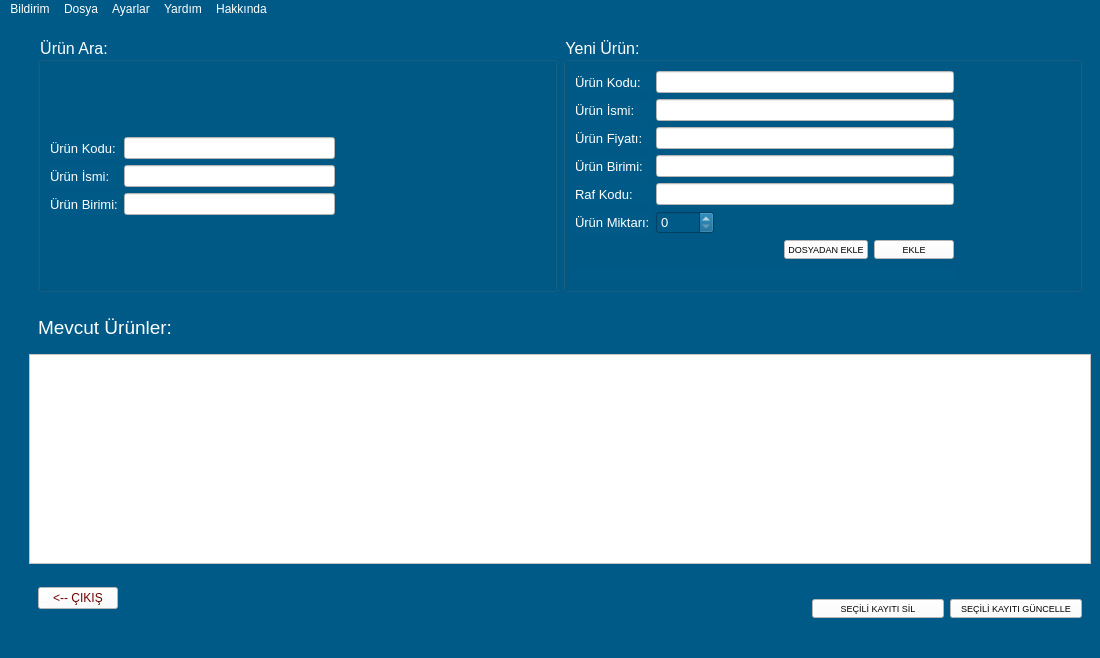
<?xml version="1.0" encoding="UTF-8"?>
<ui version="4.0">
 <class>DepoEkrani</class>
 <widget class="QMainWindow" name="DepoEkrani">
  <property name="geometry">
   <rect>
    <x>0</x>
    <y>0</y>
    <width>1100</width>
    <height>658</height>
   </rect>
  </property>
  <property name="windowTitle">
   <string>SDT ERP YAZILIMI DEPO MODÜLÜ</string>
  </property>
  <property name="windowOpacity">
   <double>1.000000000000000</double>
  </property>
  <property name="toolTip">
   <string/>
  </property>
  <property name="autoFillBackground">
   <bool>false</bool>
  </property>
  <property name="styleSheet">
   <string notr="true">background-color: rgb(0, 90, 135);


selection-background-color: rgb(255, 255, 255);
color: rgb(255, 255, 255);
selection-color: rgb(0, 0, 0);</string>
  </property>
  <property name="toolButtonStyle">
   <enum>Qt::ToolButtonIconOnly</enum>
  </property>
  <widget class="QWidget" name="centralwidget">
   <layout class="QGridLayout" name="gridLayout_6">
    <item row="2" column="0">
     <spacer name="verticalSpacer_2">
      <property name="orientation">
       <enum>Qt::Vertical</enum>
      </property>
      <property name="sizeHint" stdset="0">
       <size>
        <width>20</width>
        <height>40</height>
       </size>
      </property>
     </spacer>
    </item>
    <item row="3" column="0">
     <spacer name="verticalSpacer_3">
      <property name="orientation">
       <enum>Qt::Vertical</enum>
      </property>
      <property name="sizeHint" stdset="0">
       <size>
        <width>20</width>
        <height>40</height>
       </size>
      </property>
     </spacer>
    </item>
    <item row="0" column="1">
     <widget class="QWidget" name="widget" native="true">
      <layout class="QHBoxLayout" name="horizontalLayout_2">
       <item>
        <widget class="QGroupBox" name="groupBox_2">
         <property name="font">
          <font>
           <pointsize>12</pointsize>
          </font>
         </property>
         <property name="title">
          <string>Ürün Ara:</string>
         </property>
         <layout class="QGridLayout" name="gridLayout">
          <item row="0" column="3">
           <spacer name="verticalSpacer">
            <property name="orientation">
             <enum>Qt::Vertical</enum>
            </property>
            <property name="sizeHint" stdset="0">
             <size>
              <width>20</width>
              <height>40</height>
             </size>
            </property>
           </spacer>
          </item>
          <item row="4" column="3">
           <spacer name="verticalSpacer_5">
            <property name="orientation">
             <enum>Qt::Vertical</enum>
            </property>
            <property name="sizeHint" stdset="0">
             <size>
              <width>20</width>
              <height>40</height>
             </size>
            </property>
           </spacer>
          </item>
          <item row="1" column="2">
           <widget class="QLabel" name="label_7">
            <property name="font">
             <font>
              <pointsize>10</pointsize>
             </font>
            </property>
            <property name="text">
             <string>Ürün Kodu:</string>
            </property>
           </widget>
          </item>
          <item row="3" column="3">
           <widget class="QLineEdit" name="tf_urunBrAra">
            <property name="styleSheet">
             <string notr="true">background-color: rgb(255, 255, 255);
color: rgb(0, 0, 0);
</string>
            </property>
           </widget>
          </item>
          <item row="3" column="2">
           <widget class="QLabel" name="label_10">
            <property name="font">
             <font>
              <pointsize>10</pointsize>
             </font>
            </property>
            <property name="text">
             <string>Ürün Birimi:</string>
            </property>
           </widget>
          </item>
          <item row="2" column="3">
           <widget class="QLineEdit" name="tf_urunIsmiAra">
            <property name="styleSheet">
             <string notr="true">background-color: rgb(255, 255, 255);
color: rgb(0, 0, 0);</string>
            </property>
           </widget>
          </item>
          <item row="2" column="2">
           <widget class="QLabel" name="label_8">
            <property name="font">
             <font>
              <pointsize>10</pointsize>
             </font>
            </property>
            <property name="text">
             <string>Ürün İsmi:</string>
            </property>
           </widget>
          </item>
          <item row="2" column="4">
           <spacer name="horizontalSpacer">
            <property name="orientation">
             <enum>Qt::Horizontal</enum>
            </property>
            <property name="sizeHint" stdset="0">
             <size>
              <width>40</width>
              <height>20</height>
             </size>
            </property>
           </spacer>
          </item>
          <item row="1" column="3">
           <widget class="QLineEdit" name="tf_urunKodAra">
            <property name="styleSheet">
             <string notr="true">background-color: rgb(255, 255, 255);
color: rgb(0, 0, 0);</string>
            </property>
           </widget>
          </item>
         </layout>
        </widget>
       </item>
       <item>
        <widget class="QGroupBox" name="groupBox">
         <property name="font">
          <font>
           <pointsize>12</pointsize>
          </font>
         </property>
         <property name="title">
          <string>Yeni Ürün:</string>
         </property>
         <layout class="QGridLayout" name="gridLayout_2">
          <item row="6" column="1">
           <widget class="QSpinBox" name="sp_urunMiktar">
            <property name="font">
             <font>
              <pointsize>10</pointsize>
             </font>
            </property>
           </widget>
          </item>
          <item row="7" column="2">
           <spacer name="horizontalSpacer_15">
            <property name="orientation">
             <enum>Qt::Horizontal</enum>
            </property>
            <property name="sizeHint" stdset="0">
             <size>
              <width>40</width>
              <height>20</height>
             </size>
            </property>
           </spacer>
          </item>
          <item row="2" column="5">
           <spacer name="horizontalSpacer_4">
            <property name="orientation">
             <enum>Qt::Horizontal</enum>
            </property>
            <property name="sizeHint" stdset="0">
             <size>
              <width>40</width>
              <height>20</height>
             </size>
            </property>
           </spacer>
          </item>
          <item row="7" column="3">
           <widget class="QPushButton" name="btn_dosya">
            <property name="font">
             <font>
              <pointsize>7</pointsize>
             </font>
            </property>
            <property name="styleSheet">
             <string notr="true">
color: rgb(0, 0, 0);
background-color: rgb(255, 255, 255);</string>
            </property>
            <property name="text">
             <string>DOSYADAN EKLE</string>
            </property>
           </widget>
          </item>
          <item row="7" column="0">
           <spacer name="horizontalSpacer_13">
            <property name="orientation">
             <enum>Qt::Horizontal</enum>
            </property>
            <property name="sizeHint" stdset="0">
             <size>
              <width>40</width>
              <height>20</height>
             </size>
            </property>
           </spacer>
          </item>
          <item row="6" column="4">
           <spacer name="horizontalSpacer_18">
            <property name="orientation">
             <enum>Qt::Horizontal</enum>
            </property>
            <property name="sizeHint" stdset="0">
             <size>
              <width>40</width>
              <height>20</height>
             </size>
            </property>
           </spacer>
          </item>
          <item row="6" column="3">
           <spacer name="horizontalSpacer_17">
            <property name="orientation">
             <enum>Qt::Horizontal</enum>
            </property>
            <property name="sizeHint" stdset="0">
             <size>
              <width>40</width>
              <height>20</height>
             </size>
            </property>
           </spacer>
          </item>
          <item row="6" column="5">
           <spacer name="horizontalSpacer_19">
            <property name="orientation">
             <enum>Qt::Horizontal</enum>
            </property>
            <property name="sizeHint" stdset="0">
             <size>
              <width>40</width>
              <height>20</height>
             </size>
            </property>
           </spacer>
          </item>
          <item row="7" column="4">
           <widget class="QPushButton" name="pushButton">
            <property name="font">
             <font>
              <pointsize>7</pointsize>
             </font>
            </property>
            <property name="styleSheet">
             <string notr="true">color: rgb(0, 0, 0);
background-color: rgb(255, 255, 255);</string>
            </property>
            <property name="text">
             <string>EKLE</string>
            </property>
           </widget>
          </item>
          <item row="6" column="6">
           <spacer name="horizontalSpacer_20">
            <property name="orientation">
             <enum>Qt::Horizontal</enum>
            </property>
            <property name="sizeHint" stdset="0">
             <size>
              <width>40</width>
              <height>20</height>
             </size>
            </property>
           </spacer>
          </item>
          <item row="6" column="2">
           <spacer name="horizontalSpacer_16">
            <property name="orientation">
             <enum>Qt::Horizontal</enum>
            </property>
            <property name="sizeHint" stdset="0">
             <size>
              <width>40</width>
              <height>20</height>
             </size>
            </property>
           </spacer>
          </item>
          <item row="7" column="1">
           <spacer name="horizontalSpacer_14">
            <property name="orientation">
             <enum>Qt::Horizontal</enum>
            </property>
            <property name="sizeHint" stdset="0">
             <size>
              <width>40</width>
              <height>20</height>
             </size>
            </property>
           </spacer>
          </item>
          <item row="2" column="6">
           <spacer name="horizontalSpacer_5">
            <property name="orientation">
             <enum>Qt::Horizontal</enum>
            </property>
            <property name="sizeHint" stdset="0">
             <size>
              <width>40</width>
              <height>20</height>
             </size>
            </property>
           </spacer>
          </item>
          <item row="8" column="0" colspan="5">
           <widget class="QLabel" name="lbl_message">
            <property name="text">
             <string/>
            </property>
           </widget>
          </item>
          <item row="1" column="1" colspan="4">
           <widget class="QLineEdit" name="tf_urunIsmi">
            <property name="styleSheet">
             <string notr="true">background-color: rgb(255, 255, 255);
color: rgb(0, 0, 0);</string>
            </property>
           </widget>
          </item>
          <item row="0" column="1" colspan="4">
           <widget class="QLineEdit" name="tf_urunKodu">
            <property name="styleSheet">
             <string notr="true">background-color: rgb(255, 255, 255);
color: rgb(0, 0, 0);
</string>
            </property>
           </widget>
          </item>
          <item row="0" column="0">
           <widget class="QLabel" name="label_2">
            <property name="font">
             <font>
              <pointsize>10</pointsize>
             </font>
            </property>
            <property name="text">
             <string>Ürün Kodu:</string>
            </property>
           </widget>
          </item>
          <item row="2" column="0">
           <widget class="QLabel" name="label_4">
            <property name="font">
             <font>
              <pointsize>10</pointsize>
             </font>
            </property>
            <property name="text">
             <string>Ürün Fiyatı:</string>
            </property>
           </widget>
          </item>
          <item row="3" column="0">
           <widget class="QLabel" name="label_5">
            <property name="font">
             <font>
              <pointsize>10</pointsize>
             </font>
            </property>
            <property name="text">
             <string>Ürün Birimi:</string>
            </property>
           </widget>
          </item>
          <item row="1" column="0">
           <widget class="QLabel" name="label_3">
            <property name="font">
             <font>
              <pointsize>10</pointsize>
             </font>
            </property>
            <property name="text">
             <string>Ürün İsmi:</string>
            </property>
           </widget>
          </item>
          <item row="6" column="0">
           <widget class="QLabel" name="label_6">
            <property name="font">
             <font>
              <pointsize>10</pointsize>
             </font>
            </property>
            <property name="text">
             <string>Ürün Miktarı:</string>
            </property>
           </widget>
          </item>
          <item row="3" column="1" colspan="4">
           <widget class="QLineEdit" name="tf_urunBr">
            <property name="styleSheet">
             <string notr="true">background-color: rgb(255, 255, 255);
color: rgb(0, 0, 0);
</string>
            </property>
           </widget>
          </item>
          <item row="2" column="1" colspan="4">
           <widget class="QLineEdit" name="tf_urunFiyat">
            <property name="styleSheet">
             <string notr="true">background-color: rgb(255, 255, 255);
color: rgb(0, 0, 0);
</string>
            </property>
           </widget>
          </item>
          <item row="5" column="0">
           <widget class="QLabel" name="label_9">
            <property name="font">
             <font>
              <pointsize>10</pointsize>
             </font>
            </property>
            <property name="text">
             <string>Raf Kodu:</string>
            </property>
           </widget>
          </item>
          <item row="5" column="1" colspan="4">
           <widget class="QLineEdit" name="tf_yeniurunRafIf">
            <property name="styleSheet">
             <string notr="true">background-color: rgb(255, 255, 255);
color: rgb(0, 0, 0);
</string>
            </property>
           </widget>
          </item>
         </layout>
        </widget>
       </item>
      </layout>
     </widget>
    </item>
    <item row="2" column="1" rowspan="2">
     <widget class="QTableView" name="tableView">
      <property name="font">
       <font>
        <pointsize>9</pointsize>
       </font>
      </property>
      <property name="layoutDirection">
       <enum>Qt::LeftToRight</enum>
      </property>
      <property name="styleSheet">
       <string notr="true">background-color: rgb(255, 255, 255);
selection-color: rgb(255, 255, 255);
selection-background-color: rgb(0, 90, 135);
color: rgb(0, 0, 0);
</string>
      </property>
      <property name="selectionBehavior">
       <enum>QAbstractItemView::SelectRows</enum>
      </property>
      <attribute name="horizontalHeaderStretchLastSection">
       <bool>true</bool>
      </attribute>
      <attribute name="verticalHeaderStretchLastSection">
       <bool>false</bool>
      </attribute>
     </widget>
    </item>
    <item row="1" column="1">
     <widget class="QWidget" name="widget_2" native="true">
      <layout class="QGridLayout" name="gridLayout_4">
       <item row="0" column="0">
        <widget class="QLabel" name="label">
         <property name="font">
          <font>
           <pointsize>14</pointsize>
          </font>
         </property>
         <property name="text">
          <string>Mevcut Ürünler:</string>
         </property>
        </widget>
       </item>
       <item row="0" column="1">
        <spacer name="horizontalSpacer_2">
         <property name="orientation">
          <enum>Qt::Horizontal</enum>
         </property>
         <property name="sizeHint" stdset="0">
          <size>
           <width>894</width>
           <height>20</height>
          </size>
         </property>
        </spacer>
       </item>
      </layout>
     </widget>
    </item>
    <item row="4" column="1">
     <widget class="QWidget" name="widget_3" native="true">
      <layout class="QHBoxLayout" name="horizontalLayout">
       <item>
        <widget class="QPushButton" name="pushButton_2">
         <property name="styleSheet">
          <string notr="true">background-color: rgb(255, 255, 255);
color: rgb(113, 0, 0);</string>
         </property>
         <property name="text">
          <string>&lt;-- ÇIKIŞ</string>
         </property>
        </widget>
       </item>
       <item>
        <spacer name="horizontalSpacer_6">
         <property name="orientation">
          <enum>Qt::Horizontal</enum>
         </property>
         <property name="sizeHint" stdset="0">
          <size>
           <width>40</width>
           <height>20</height>
          </size>
         </property>
        </spacer>
       </item>
       <item>
        <spacer name="horizontalSpacer_8">
         <property name="orientation">
          <enum>Qt::Horizontal</enum>
         </property>
         <property name="sizeHint" stdset="0">
          <size>
           <width>40</width>
           <height>20</height>
          </size>
         </property>
        </spacer>
       </item>
       <item>
        <spacer name="horizontalSpacer_9">
         <property name="orientation">
          <enum>Qt::Horizontal</enum>
         </property>
         <property name="sizeHint" stdset="0">
          <size>
           <width>40</width>
           <height>20</height>
          </size>
         </property>
        </spacer>
       </item>
       <item>
        <spacer name="horizontalSpacer_10">
         <property name="orientation">
          <enum>Qt::Horizontal</enum>
         </property>
         <property name="sizeHint" stdset="0">
          <size>
           <width>40</width>
           <height>20</height>
          </size>
         </property>
        </spacer>
       </item>
       <item>
        <layout class="QGridLayout" name="gridLayout_5">
         <item row="0" column="2">
          <spacer name="horizontalSpacer_12">
           <property name="orientation">
            <enum>Qt::Horizontal</enum>
           </property>
           <property name="sizeHint" stdset="0">
            <size>
             <width>40</width>
             <height>20</height>
            </size>
           </property>
          </spacer>
         </item>
         <item row="0" column="5">
          <spacer name="horizontalSpacer_21">
           <property name="orientation">
            <enum>Qt::Horizontal</enum>
           </property>
           <property name="sizeHint" stdset="0">
            <size>
             <width>40</width>
             <height>20</height>
            </size>
           </property>
          </spacer>
         </item>
         <item row="0" column="4">
          <spacer name="horizontalSpacer_22">
           <property name="orientation">
            <enum>Qt::Horizontal</enum>
           </property>
           <property name="sizeHint" stdset="0">
            <size>
             <width>40</width>
             <height>20</height>
            </size>
           </property>
          </spacer>
         </item>
         <item row="0" column="0">
          <spacer name="horizontalSpacer_7">
           <property name="orientation">
            <enum>Qt::Horizontal</enum>
           </property>
           <property name="sizeHint" stdset="0">
            <size>
             <width>40</width>
             <height>20</height>
            </size>
           </property>
          </spacer>
         </item>
         <item row="0" column="3">
          <spacer name="horizontalSpacer_3">
           <property name="orientation">
            <enum>Qt::Horizontal</enum>
           </property>
           <property name="sizeHint" stdset="0">
            <size>
             <width>40</width>
             <height>20</height>
            </size>
           </property>
          </spacer>
         </item>
         <item row="0" column="1">
          <spacer name="horizontalSpacer_11">
           <property name="orientation">
            <enum>Qt::Horizontal</enum>
           </property>
           <property name="sizeHint" stdset="0">
            <size>
             <width>40</width>
             <height>20</height>
            </size>
           </property>
          </spacer>
         </item>
         <item row="2" column="0" colspan="3">
          <widget class="QPushButton" name="btn_sil">
           <property name="font">
            <font>
             <pointsize>7</pointsize>
            </font>
           </property>
           <property name="styleSheet">
            <string notr="true">color: rgb(0, 0, 0);
background-color: rgb(255, 255, 255);</string>
           </property>
           <property name="text">
            <string>SEÇİLİ KAYITI SİL</string>
           </property>
          </widget>
         </item>
         <item row="2" column="3" colspan="3">
          <widget class="QPushButton" name="btn_guncelle">
           <property name="enabled">
            <bool>true</bool>
           </property>
           <property name="font">
            <font>
             <pointsize>7</pointsize>
            </font>
           </property>
           <property name="styleSheet">
            <string notr="true">color: rgb(0, 0, 0);
background-color: rgb(255, 255, 255);</string>
           </property>
           <property name="text">
            <string>SEÇİLİ KAYITI GÜNCELLE</string>
           </property>
          </widget>
         </item>
        </layout>
       </item>
      </layout>
     </widget>
    </item>
   </layout>
  </widget>
  <widget class="QMenuBar" name="menubar">
   <property name="geometry">
    <rect>
     <x>0</x>
     <y>0</y>
     <width>1100</width>
     <height>21</height>
    </rect>
   </property>
   <widget class="QMenu" name="menuYard_m">
    <property name="title">
     <string>Dosya</string>
    </property>
    <addaction name="actionA"/>
   </widget>
   <widget class="QMenu" name="menuAyarlar">
    <property name="title">
     <string>Ayarlar</string>
    </property>
   </widget>
   <widget class="QMenu" name="menuYard_m_2">
    <property name="title">
     <string>Yardım</string>
    </property>
   </widget>
   <widget class="QMenu" name="menuHakk_nda">
    <property name="title">
     <string>Hakkında</string>
    </property>
   </widget>
   <widget class="QMenu" name="menuBildirim">
    <property name="styleSheet">
     <string notr="true"/>
    </property>
    <property name="title">
     <string>Bildirim</string>
    </property>
    <addaction name="actionBildirim_Ekran_n_A"/>
   </widget>
   <addaction name="menuBildirim"/>
   <addaction name="menuYard_m"/>
   <addaction name="menuAyarlar"/>
   <addaction name="menuYard_m_2"/>
   <addaction name="menuHakk_nda"/>
  </widget>
  <widget class="QStatusBar" name="statusbar"/>
  <action name="actionA">
   <property name="text">
    <string>Aç</string>
   </property>
  </action>
  <action name="actionBildirim_Ekran_n_A">
   <property name="text">
    <string>Bildirim Ekranını Aç</string>
   </property>
  </action>
 </widget>
 <resources/>
 <connections/>
</ui>
